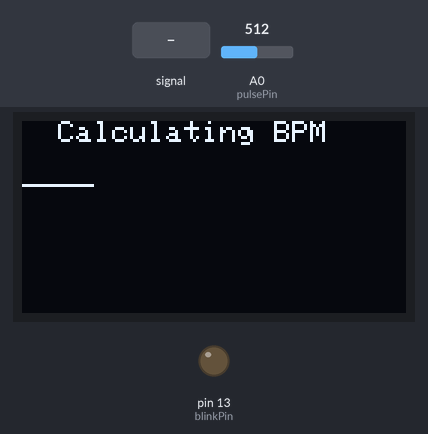
Bench run of a sketch on a simulated Arduino Uno, built with avr-gcc and run on an emulated ATmega328P. Shown: 128×64 one-colour display, output pins drawn as LEDs (lit = HIGH). The inputs (shaded band) are chosen by the test bench; at power-on: A0 (pulsePin) = 512. What the sketch prints to the serial monitor is not drawn.

Above: at 1.2 s.
1.3 s: A0 (pulsePin) fed a 1000 Hz sine of ±255 counts around its level
At 1.74 s:
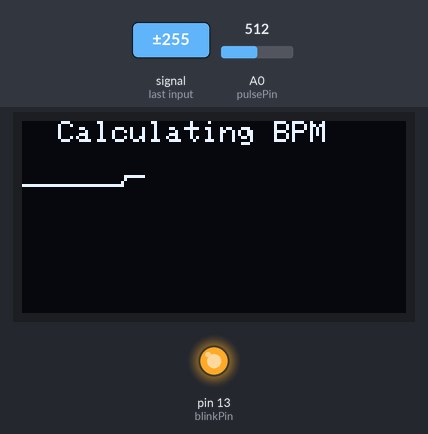
4.0 s: A0 (pulsePin) set to 493
At 5.55 s:
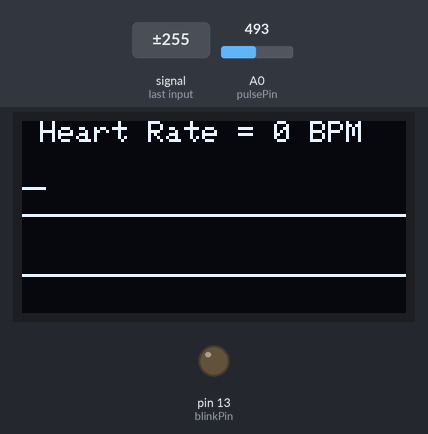
7.0 s: A0 (pulsePin) fed a 2 Hz sine of ±306 counts around its level
At 9.23 s:
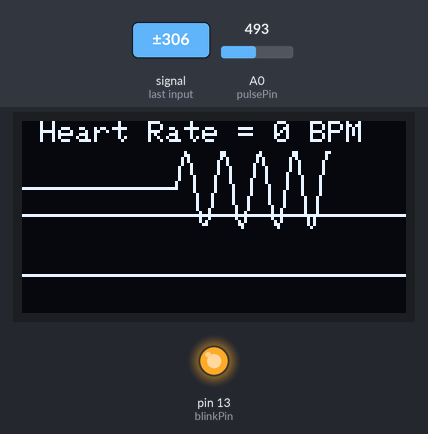
9.5 s: A0 (pulsePin) set to 306
At 10.48 s:
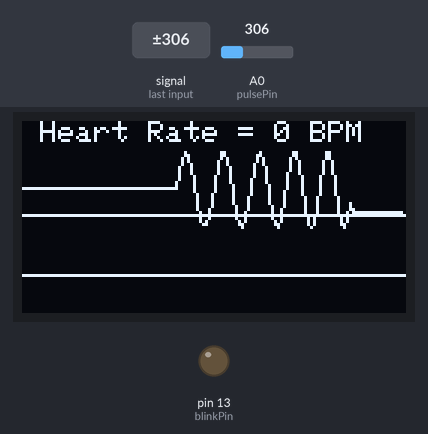
11.0 s: A0 (pulsePin) set to 240
At 11.43 s:
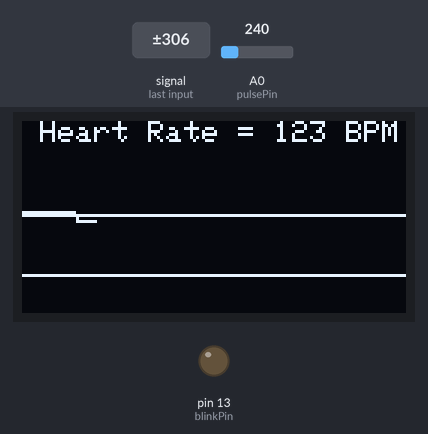
Timing chart, 0 to 13.7 s (numbered marks = the images above; inputs shaded):
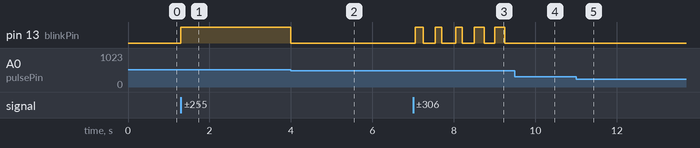

The sketch:

OLED_PULSE_128_by_32_Display.ino
```cpp
/*
  >> Pulse Sensor Amped 1.2 <<
  This code is for Pulse Sensor Amped by Joel Murphy and Yury Gitman
    www.pulsesensor.com
    >>> Pulse Sensor purple wire goes to Analog Pin 0 <<<
  Pulse Sensor sample aquisition and processing happens in the background via Ticker Routine
  The following variables are automatically updated:
  Signal :    int that holds the analog signal data straight from the sensor. updated every 2mS.
  IBI  :      int that holds the time interval between beats. 2mS resolution.
  BPM  :      int that holds the heart rate value, derived every beat, from averaging previous 10 IBI values.
  QS  :       boolean that is made true whenever Pulse is found and BPM is updated. User must reset.
  Pulse :     boolean that is true when a heartbeat is sensed then false in time with pin13 LED going out.

*/
#include <SPI.h>
#include <Wire.h>
#include <Adafruit_GFX.h>
#include <Adafruit_SSD1306.h>
#define pulsePin A0
#define OLED_RESET 0  // This is a dummy pin, as the display I have only has 4 Pins-SDA,SCL,GND,Vcc...
Adafruit_SSD1306 display(OLED_RESET);

// Set the Screen for the Pulse display
const int WIDTH = 128;
const int HEIGHT = 32;
const int LENGTH = WIDTH;

//  VARIABLES
int blinkPin = LED_BUILTIN;                // pin to blink led at each beat
//int fadePin = 12;                 // pin to do fancy classy fading blink at each beat
//int fadeRate = 0;                 // used to fade LED on with PWM on fadePin


// these variables are volatile because they are used during the interrupt service routine!
volatile int BPM;                   // used to hold the pulse rate
volatile int Signal;                // holds the incoming raw data
volatile int IBI = 600;             // holds the time between beats, must be seeded!
volatile boolean Pulse = false;     // true when pulse wave is high, false when it's low
volatile boolean QS = false;        // becomes true when Arduoino finds a beat.

// For the display

int x;
int y[LENGTH];

void clearY()
{
  for (int i = 0; i < LENGTH; i++)
  {
    y[i] = -1;
  }
}

void drawY()
{
  display.drawPixel(0, y[0], WHITE);
  for (int i = 1; i < LENGTH; i++)
  {
    if (y[i] != -1)
    {
      display.drawLine(i - 1, y[i - 1], i, y[i], WHITE);
    } else
    {
      break;
    }
  }
}

volatile int rate[10];                    // array to hold last ten IBI values
volatile unsigned long sampleCounter = 0;          // used to determine pulse timing
volatile unsigned long lastBeatTime = 0;           // used to find IBI
volatile int P =512;                      // used to find peak in pulse wave, seeded
volatile int T = 512;                     // used to find trough in pulse wave, seeded
volatile int thresh = 525;                // used to find instant moment of heart beat, seeded
volatile int amp = 100;                   // used to hold amplitude of pulse waveform, seeded
volatile boolean firstBeat = true;        // used to seed rate array so we startup with reasonable BPM
volatile boolean secondBeat = false;      // used to seed rate array so we startup with reasonable BPM


void interruptSetup(){
  // Initializes Timer2 to throw an interrupt every 2mS.
  TCCR2A = 0x02;     // DISABLE PWM ON DIGITAL PINS 3 AND 11, AND GO INTO CTC MODE
  TCCR2B = 0x06;     // DON'T FORCE COMPARE, 256 PRESCALER
  OCR2A = 0X7C;      // SET THE TOP OF THE COUNT TO 124 FOR 500Hz SAMPLE RATE
  TIMSK2 = 0x02;     // ENABLE INTERRUPT ON MATCH BETWEEN TIMER2 AND OCR2A
  sei();             // MAKE SURE GLOBAL INTERRUPTS ARE ENABLED
}


// THIS IS THE TIMER 2 INTERRUPT SERVICE ROUTINE.
// Timer 2 makes sure that we take a reading every 2 miliseconds
ISR(TIMER2_COMPA_vect){                         // triggered when Timer2 counts to 124
  cli();                                      // disable interrupts while we do this
  Signal = analogRead(pulsePin);              // read the Pulse Sensor
  sampleCounter += 2;                         // keep track of the time in mS with this variable
  int N = sampleCounter - lastBeatTime;       // monitor the time since the last beat to avoid noise

    //  find the peak and trough of the pulse wave
  if(Signal < thresh && N > (IBI/5)*3){       // avoid dichrotic noise by waiting 3/5 of last IBI
    if (Signal < T){                        // T is the trough
      T = Signal;                         // keep track of lowest point in pulse wave
    }
  }

  if(Signal > thresh && Signal > P){          // thresh condition helps avoid noise
    P = Signal;                             // P is the peak
  }                                        // keep track of highest point in pulse wave

  //  NOW IT'S TIME TO LOOK FOR THE HEART BEAT
  // signal surges up in value every time there is a pulse
  if (N > 250){                                   // avoid high frequency noise
    if ( (Signal > thresh) && (Pulse == false) && (N > (IBI/5)*3) ){
      Pulse = true;                               // set the Pulse flag when we think there is a pulse
      digitalWrite(blinkPin,HIGH);                // turn on pin 13 LED
      IBI = sampleCounter - lastBeatTime;         // measure time between beats in mS
      lastBeatTime = sampleCounter;               // keep track of time for next pulse

      if(secondBeat){                        // if this is the second beat, if secondBeat == TRUE
        secondBeat = false;                  // clear secondBeat flag
        for(int i=0; i<=9; i++){             // seed the running total to get a realisitic BPM at startup
          rate[i] = IBI;
        }
      }

      if(firstBeat){                         // if it's the first time we found a beat, if firstBeat == TRUE
        firstBeat = false;                   // clear firstBeat flag
        secondBeat = true;                   // set the second beat flag
        sei();                               // enable interrupts again
        return;                              // IBI value is unreliable so discard it
      }


      // keep a running total of the last 10 IBI values
      word runningTotal = 0;                  // clear the runningTotal variable

      for(int i=0; i<=8; i++){                // shift data in the rate array
        rate[i] = rate[i+1];                  // and drop the oldest IBI value
        runningTotal += rate[i];              // add up the 9 oldest IBI values
      }

      rate[9] = IBI;                          // add the latest IBI to the rate array
      runningTotal += rate[9];                // add the latest IBI to runningTotal
      runningTotal /= 10;                     // average the last 10 IBI values
      BPM = 60000/runningTotal;               // how many beats can fit into a minute? that's BPM!
      QS = true;                              // set Quantified Self flag
      // QS FLAG IS NOT CLEARED INSIDE THIS ISR
    }
  }

  if (Signal < thresh && Pulse == true){   // when the values are going down, the beat is over
    digitalWrite(blinkPin,LOW);            // turn off pin 13 LED
    Pulse = false;                         // reset the Pulse flag so we can do it again
    amp = P - T;                           // get amplitude of the pulse wave
    thresh = amp/2 + T;                    // set thresh at 50% of the amplitude
    P = thresh;                            // reset these for next time
    T = thresh;
  }

  if (N > 2500){                           // if 2.5 seconds go by without a beat
    thresh = 512;                          // set thresh default
    P = 512;                               // set P default
    T = 512;                               // set T default
    lastBeatTime = sampleCounter;          // bring the lastBeatTime up to date
    firstBeat = true;                      // set these to avoid noise
    secondBeat = false;                    // when we get the heartbeat back
  }

  sei();                                   // enable interrupts when youre done!
}// end isr
void setup()
{
  Serial.begin(19200);
  display.begin(SSD1306_SWITCHCAPVCC, 0x3C);  // initialize with the I2C addr 0x3C (for the 128x64)
  delay(20);
  // Clear the buffer.
  display.clearDisplay();

  x = 0;
  clearY();
  pinMode(blinkPin, OUTPUT);        // pin that will blink to your heartbeat!
  //pinMode(fadePin, OUTPUT);         // pin that will fade to your heartbeat!
  Serial.begin(115200);             // we agree to talk fast!
  interruptSetup();                 // sets up to read Pulse Sensor signal every 2mS
  display.setCursor(0, 0);
  display.print("  Calculating BPM ");
  Serial.println(" ");
  Serial.println("  Calculating BPM ");
  display.display();
}

void loop()
{
  y[x] = map(Signal, 0, 1023, HEIGHT+10, 0); // Leave some screen for the text.....
  drawY();
  x++;
  if (x >= WIDTH)
  {
    display.clearDisplay();
    display.drawLine(0, 51, 127, 51, WHITE);
    display.drawLine(0, 31, 127, 31, WHITE);
    display.setTextSize(0);
    display.setTextColor(WHITE);
    display.setCursor(0, 0);
    display.print(" Heart Rate = ");
    display.print(BPM);
    display.println(" BPM");
    Serial.print(" BPM = ");
    Serial.println(BPM);
    x = 0;
    clearY();
  }
  display.display();
  delay(10);                             //  take a break
}
```

Measured:
- the behaviour switches between 512 and 511 on A0 (pulsePin) (found by bisection; images 1 and 2)
- after the input at 1.3 s, pin 13 (blinkPin): LOW → HIGH at once
- after the input at 4.0 s, pin 13 (blinkPin): HIGH → LOW at once
- after the input at 7.0 s, pin 13 (blinkPin): goes 3 × (HIGH 0.19 s, LOW 0.30 s), HIGH 0.25 s, LOW 0.25 s, HIGH 0.25 s, then LOW, starting after 0.06 s
- after the input at 9.5 s, pin 13 (blinkPin): stops changing and stays LOW
